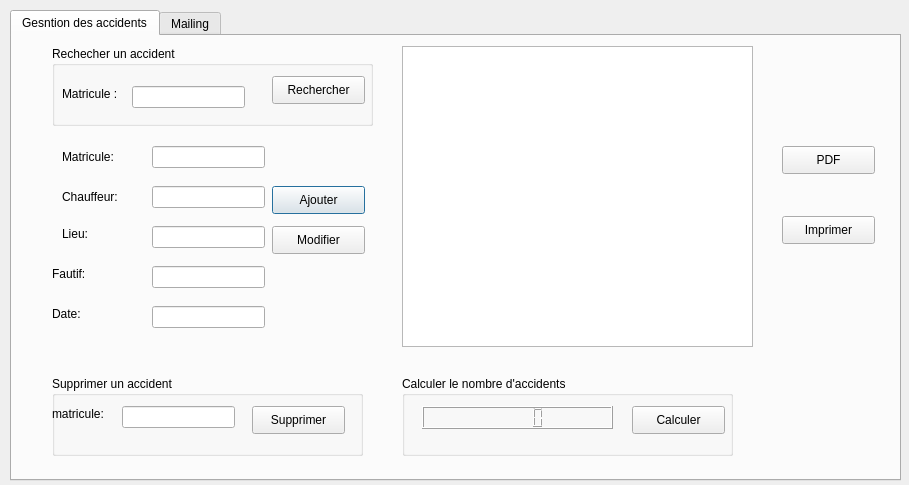
<?xml version="1.0" encoding="UTF-8"?>
<ui version="4.0">
 <class>maquette</class>
 <widget class="QDialog" name="maquette">
  <property name="geometry">
   <rect>
    <x>0</x>
    <y>0</y>
    <width>909</width>
    <height>485</height>
   </rect>
  </property>
  <property name="windowTitle">
   <string>Dialog</string>
  </property>
  <widget class="QTabWidget" name="Gestiondesaccidents">
   <property name="geometry">
    <rect>
     <x>10</x>
     <y>10</y>
     <width>891</width>
     <height>471</height>
    </rect>
   </property>
   <property name="currentIndex">
    <number>0</number>
   </property>
   <widget class="QWidget" name="tab_2">
    <attribute name="title">
     <string>Gesntion des accidents</string>
    </attribute>
    <widget class="QLineEdit" name="matricule">
     <property name="geometry">
      <rect>
       <x>140</x>
       <y>110</y>
       <width>113</width>
       <height>22</height>
      </rect>
     </property>
    </widget>
    <widget class="QLineEdit" name="chauffeur">
     <property name="geometry">
      <rect>
       <x>140</x>
       <y>150</y>
       <width>113</width>
       <height>22</height>
      </rect>
     </property>
    </widget>
    <widget class="QLineEdit" name="lieu">
     <property name="geometry">
      <rect>
       <x>140</x>
       <y>190</y>
       <width>113</width>
       <height>22</height>
      </rect>
     </property>
    </widget>
    <widget class="QLineEdit" name="fautif">
     <property name="geometry">
      <rect>
       <x>140</x>
       <y>230</y>
       <width>113</width>
       <height>22</height>
      </rect>
     </property>
    </widget>
    <widget class="QLineEdit" name="date">
     <property name="geometry">
      <rect>
       <x>140</x>
       <y>270</y>
       <width>113</width>
       <height>22</height>
      </rect>
     </property>
    </widget>
    <widget class="QLabel" name="label">
     <property name="geometry">
      <rect>
       <x>50</x>
       <y>110</y>
       <width>61</width>
       <height>21</height>
      </rect>
     </property>
     <property name="text">
      <string>Matricule:</string>
     </property>
    </widget>
    <widget class="QLabel" name="label_2">
     <property name="geometry">
      <rect>
       <x>50</x>
       <y>150</y>
       <width>61</width>
       <height>21</height>
      </rect>
     </property>
     <property name="text">
      <string>Chauffeur:</string>
     </property>
    </widget>
    <widget class="QLabel" name="label_3">
     <property name="geometry">
      <rect>
       <x>50</x>
       <y>190</y>
       <width>56</width>
       <height>16</height>
      </rect>
     </property>
     <property name="text">
      <string>Lieu:</string>
     </property>
    </widget>
    <widget class="QLabel" name="label_4">
     <property name="geometry">
      <rect>
       <x>40</x>
       <y>230</y>
       <width>81</width>
       <height>16</height>
      </rect>
     </property>
     <property name="text">
      <string>Fautif:</string>
     </property>
    </widget>
    <widget class="QLabel" name="label_5">
     <property name="geometry">
      <rect>
       <x>40</x>
       <y>270</y>
       <width>91</width>
       <height>16</height>
      </rect>
     </property>
     <property name="text">
      <string>Date:</string>
     </property>
    </widget>
    <widget class="QPushButton" name="PB_Ajout">
     <property name="geometry">
      <rect>
       <x>260</x>
       <y>150</y>
       <width>93</width>
       <height>28</height>
      </rect>
     </property>
     <property name="text">
      <string>Ajouter</string>
     </property>
    </widget>
    <widget class="QPushButton" name="PB_modifier">
     <property name="geometry">
      <rect>
       <x>260</x>
       <y>190</y>
       <width>93</width>
       <height>28</height>
      </rect>
     </property>
     <property name="text">
      <string>Modifier</string>
     </property>
    </widget>
    <widget class="QTableView" name="tableView">
     <property name="geometry">
      <rect>
       <x>390</x>
       <y>10</y>
       <width>351</width>
       <height>301</height>
      </rect>
     </property>
    </widget>
    <widget class="QPushButton" name="PDF">
     <property name="geometry">
      <rect>
       <x>770</x>
       <y>110</y>
       <width>93</width>
       <height>28</height>
      </rect>
     </property>
     <property name="text">
      <string>PDF</string>
     </property>
    </widget>
    <widget class="QPushButton" name="imprimer">
     <property name="geometry">
      <rect>
       <x>770</x>
       <y>180</y>
       <width>93</width>
       <height>28</height>
      </rect>
     </property>
     <property name="text">
      <string>Imprimer</string>
     </property>
    </widget>
    <widget class="QGroupBox" name="groupBox">
     <property name="geometry">
      <rect>
       <x>40</x>
       <y>340</y>
       <width>311</width>
       <height>80</height>
      </rect>
     </property>
     <property name="title">
      <string>Supprimer un accident</string>
     </property>
     <widget class="QPushButton" name="PB_supp">
      <property name="geometry">
       <rect>
        <x>200</x>
        <y>30</y>
        <width>93</width>
        <height>28</height>
       </rect>
      </property>
      <property name="text">
       <string>Supprimer</string>
      </property>
     </widget>
     <widget class="QLabel" name="label_12">
      <property name="geometry">
       <rect>
        <x>0</x>
        <y>30</y>
        <width>61</width>
        <height>16</height>
       </rect>
      </property>
      <property name="text">
       <string>matricule:</string>
      </property>
     </widget>
     <widget class="QLineEdit" name="matricule_s">
      <property name="geometry">
       <rect>
        <x>70</x>
        <y>30</y>
        <width>113</width>
        <height>22</height>
       </rect>
      </property>
     </widget>
    </widget>
    <widget class="QGroupBox" name="groupBox_2">
     <property name="geometry">
      <rect>
       <x>40</x>
       <y>10</y>
       <width>321</width>
       <height>80</height>
      </rect>
     </property>
     <property name="title">
      <string>Rechecher un accident</string>
     </property>
     <widget class="QLabel" name="label_6">
      <property name="geometry">
       <rect>
        <x>10</x>
        <y>40</y>
        <width>81</width>
        <height>16</height>
       </rect>
      </property>
      <property name="text">
       <string>Matricule : </string>
      </property>
     </widget>
     <widget class="QLineEdit" name="matricule_re">
      <property name="geometry">
       <rect>
        <x>80</x>
        <y>40</y>
        <width>113</width>
        <height>22</height>
       </rect>
      </property>
     </widget>
     <widget class="QPushButton" name="rechercher">
      <property name="geometry">
       <rect>
        <x>220</x>
        <y>30</y>
        <width>93</width>
        <height>28</height>
       </rect>
      </property>
      <property name="text">
       <string>Rechercher</string>
      </property>
     </widget>
    </widget>
    <widget class="QGroupBox" name="groupBox_3">
     <property name="geometry">
      <rect>
       <x>390</x>
       <y>340</y>
       <width>331</width>
       <height>80</height>
      </rect>
     </property>
     <property name="title">
      <string>Calculer le nombre d'accidents</string>
     </property>
     <widget class="QPushButton" name="calculer">
      <property name="geometry">
       <rect>
        <x>230</x>
        <y>30</y>
        <width>93</width>
        <height>28</height>
       </rect>
      </property>
      <property name="text">
       <string>Calculer</string>
      </property>
     </widget>
     <widget class="QLCDNumber" name="lcdNumber_calculer">
      <property name="geometry">
       <rect>
        <x>20</x>
        <y>30</y>
        <width>191</width>
        <height>23</height>
       </rect>
      </property>
     </widget>
    </widget>
   </widget>
   <widget class="QWidget" name="tab_3">
    <attribute name="title">
     <string>Mailing</string>
    </attribute>
    <widget class="QLabel" name="label_7">
     <property name="geometry">
      <rect>
       <x>70</x>
       <y>280</y>
       <width>101</width>
       <height>16</height>
      </rect>
     </property>
     <property name="text">
      <string>Message:</string>
     </property>
    </widget>
    <widget class="QLineEdit" name="msg">
     <property name="geometry">
      <rect>
       <x>180</x>
       <y>210</y>
       <width>501</width>
       <height>171</height>
      </rect>
     </property>
    </widget>
    <widget class="QPushButton" name="email">
     <property name="geometry">
      <rect>
       <x>390</x>
       <y>400</y>
       <width>93</width>
       <height>28</height>
      </rect>
     </property>
     <property name="text">
      <string>Send Email</string>
     </property>
    </widget>
    <widget class="QLabel" name="label_8">
     <property name="geometry">
      <rect>
       <x>90</x>
       <y>50</y>
       <width>55</width>
       <height>16</height>
      </rect>
     </property>
     <property name="text">
      <string>receveur:</string>
     </property>
    </widget>
    <widget class="QLabel" name="label_9">
     <property name="geometry">
      <rect>
       <x>90</x>
       <y>120</y>
       <width>55</width>
       <height>16</height>
      </rect>
     </property>
     <property name="text">
      <string>Objet:</string>
     </property>
    </widget>
    <widget class="QLabel" name="label_10">
     <property name="geometry">
      <rect>
       <x>510</x>
       <y>120</y>
       <width>101</width>
       <height>16</height>
      </rect>
     </property>
     <property name="text">
      <string>attachement:</string>
     </property>
    </widget>
    <widget class="QLabel" name="label_11">
     <property name="geometry">
      <rect>
       <x>510</x>
       <y>50</y>
       <width>71</width>
       <height>16</height>
      </rect>
     </property>
     <property name="text">
      <string>mail_pass:</string>
     </property>
    </widget>
    <widget class="QLineEdit" name="rec">
     <property name="geometry">
      <rect>
       <x>170</x>
       <y>50</y>
       <width>113</width>
       <height>22</height>
      </rect>
     </property>
    </widget>
    <widget class="QLineEdit" name="objet">
     <property name="geometry">
      <rect>
       <x>170</x>
       <y>120</y>
       <width>113</width>
       <height>22</height>
      </rect>
     </property>
    </widget>
    <widget class="QLineEdit" name="pass">
     <property name="geometry">
      <rect>
       <x>610</x>
       <y>50</y>
       <width>113</width>
       <height>22</height>
      </rect>
     </property>
    </widget>
    <widget class="QLineEdit" name="fichier">
     <property name="geometry">
      <rect>
       <x>610</x>
       <y>120</y>
       <width>113</width>
       <height>22</height>
      </rect>
     </property>
    </widget>
    <widget class="QPushButton" name="browse">
     <property name="geometry">
      <rect>
       <x>370</x>
       <y>170</y>
       <width>93</width>
       <height>28</height>
      </rect>
     </property>
     <property name="text">
      <string>Browse</string>
     </property>
    </widget>
   </widget>
  </widget>
 </widget>
 <resources/>
 <connections/>
</ui>
